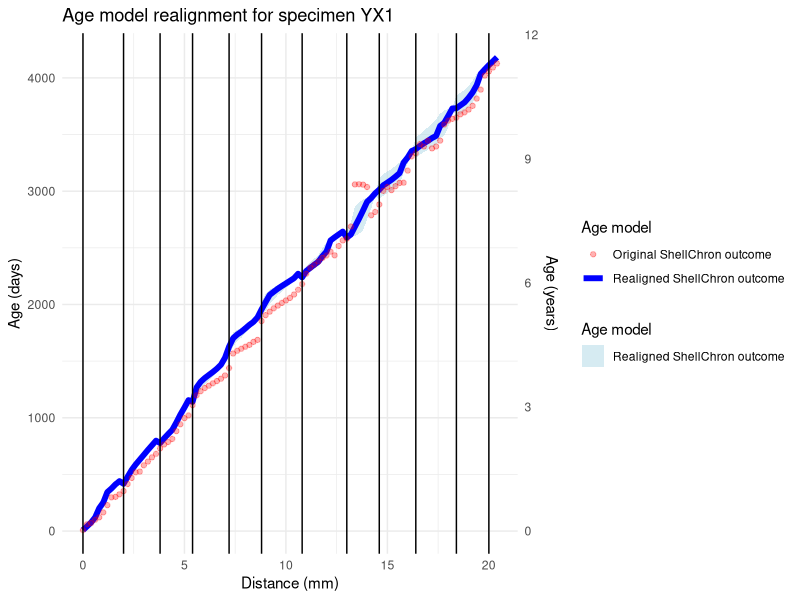
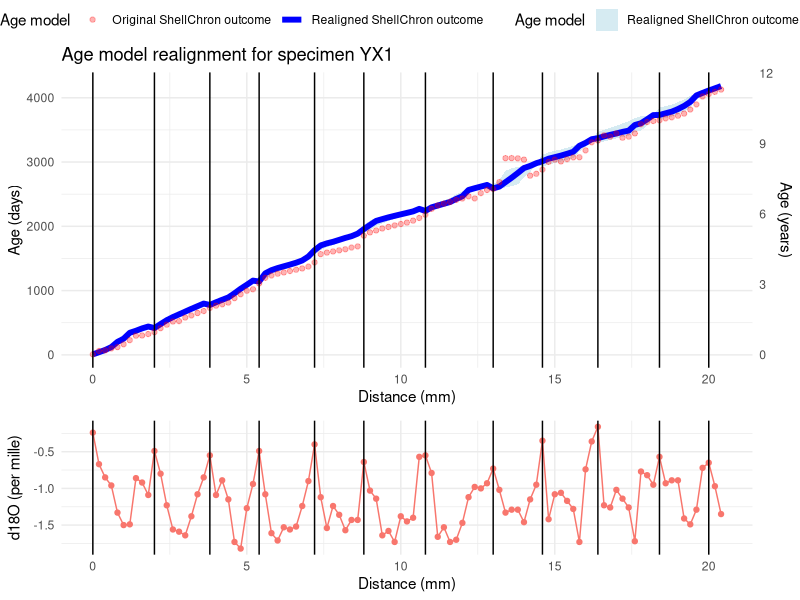
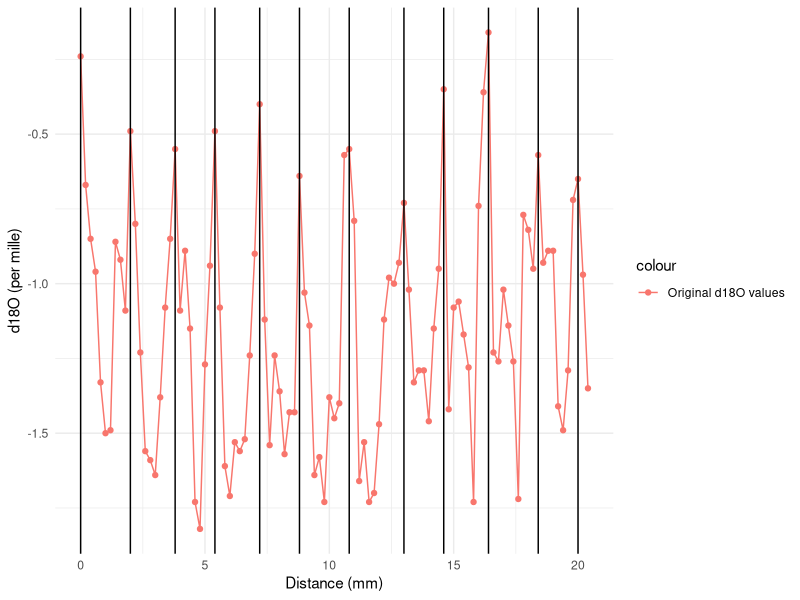

Source code (R) for these figures, in order:
# Script to post process ShellChron results and avoid negative time jumps and missed years due to low growth rate estimates
# by Niels J. de Winter
# Project "Pseudo_tridacna_ShellChron_Han_Tao.Rproj"
# Example for specimen YX1 (similar routine applied to specimen A5)

require(tidyverse)
require(ggpubr)

# Load data
dat <- read.csv("YX1/YX1.csv") # Original d18O data with year markers
age_model_results <- read.csv("YX1/Age_model_results.csv") # Results in terms of age (DOY)
Growth_rate_results <- read.csv("YX1/Growth_rate_results.csv") # Results in terms of growth rate (um/day)

# Combine relevant data into one dataframe and replace NAs with 0
merged_dat <- select(dat, D, d18Oc, YEARMARKER) |>
mutate(
    mean.day = replace(age_model_results$mean.day, is.na(age_model_results$mean.day), 0),
    se.day = replace(age_model_results$se.day, is.na(age_model_results$se.day), 0),
    mean.GR = replace(Growth_rate_results$mean.GR, is.na(Growth_rate_results$mean.GR), 0) / 1000,
    se.GR = replace(Growth_rate_results$se.GR, is.na(Growth_rate_results$se.GR), 0) / 1000,
    year = cumsum(dat$YEARMARKER) # Add year labels
)

# Construct new age-distance model using relative growth rate per datapoint
Days_tot <- 365 # Assume no growth stops (365 days per year recorded, the growth slowdowns are covered by the increments with slow growth rate < 1 um/day)

# Simulate 3000 iterations of time-distance model sampling growth rates and man ages from normal uncertainty distribution.
N = 3000

# Create matrix to store all simulated age models
simulated_age_models <- matrix(NA, nrow = nrow(merged_dat), ncol = N)

for(i in 1:N){
    print(paste0("Simulating age model iteration ", i, " of ", N)) # Progress indicator
    # Loop through growth years
    for(year in 1:(max(merged_dat$year) - 1)){
        # Find distance steps
        D_diff <- diff(
            merged_dat$D[
                which(merged_dat$YEARMARKER == 1 & merged_dat$year == year) :
                which(merged_dat$YEARMARKER == 1 & merged_dat$year == year + 1)
            ]
        )
        # Sample growth rates from normal distribution, but prevent negative growth rates
        GR_sampled <- rnorm(
            n = length(D_diff),
            mean = merged_dat$mean.GR[which(merged_dat$year == year)],
            sd = merged_dat$se.GR[which(merged_dat$year == year)]
        )
        GR_sampled[which(GR_sampled < 0)] <- 0
        GR_sampled[which((GR_sampled < 0.001) & (GR_sampled > 0))] <- 0.001 # Cap minimum non-zero growth rate to prevent very small GR numbers (and very large numbers of days) for intervals with very limited growth
        first_sample_time <- rnorm( # Sample first time point from normal distribution
            n = 1,
            mean = merged_dat$mean.day[1],
            sd = merged_dat$se.day[1]
        )
        Times <- D_diff / GR_sampled # Calculate time steps
        Times[which(Times == Inf)] <- 0 # Handle growth stops
        Times_days <- first_sample_time + Times * Days_tot / (sum(Times) + first_sample_time) # Convert time steps to total number of days
        Times_days_cum <- cumsum(Times_days) # Find cumulative time steps
        if(year == 1){
            simulated_age_models[which(merged_dat$year == year), i] <- Times_days_cum
        } else {
            simulated_age_models[which(merged_dat$year == year), i] <- Times_days_cum + 365 * (year - 1)
        }
    }
    # Fill in last year
    last_year <- max(merged_dat$year) # Isolate last year
    Times_last <- diff( # Find steps in time domain for last year
        merged_dat$mean.day[
            (which(merged_dat$YEARMARKER == 1 & merged_dat$year == last_year) - 1) :
            nrow(merged_dat)
        ]
    )
    simulated_age_models[which(merged_dat$year == last_year), i] <-
        simulated_age_models[which(merged_dat$YEARMARKER == 1 & merged_dat$year == last_year) - 1, i] +
        cumsum(Times_last) # Add time values for last year based on original time steps
}

# Calculate median and 95% confidence intervals of simulated age models
merged_dat$day_new <- apply(simulated_age_models, 1, mean)
merged_dat$day_new_lower <- apply(simulated_age_models, 1, quantile, probs = 0.025)
merged_dat$day_new_upper <- apply(simulated_age_models, 1, quantile, probs = 0.975)

# Export results
write.csv(merged_dat, "YX1/Realigned_age_model_results_MC.csv", row.names = FALSE)
write.csv(simulated_age_models, "YX1/Realigned_age_model_simulations.csv", row.names = FALSE)

# Plot resulting distance-time relationship
Age_model_plot <- ggplot(merged_dat) +
geom_ribbon( # Plot uncertainty ribbon
    aes(
        x = D,
        ymin = day_new_lower,
        ymax = day_new_upper,
        fill = "Realigned ShellChron outcome"
    ),
    alpha = 0.5
) +
geom_line( # Plot realigned results
    aes(
        x = D,
        y = day_new,
        color = "Realigned ShellChron outcome"
    ),
    linewidth = 2
) +
geom_point( # Plot old results
    aes(
        x = D,
        y = mean.day,
        color = "Original ShellChron outcome"
    ),
    alpha = 0.3
) +
geom_vline( # Plot position of year markers
    xintercept = merged_dat$D[which(merged_dat$YEARMARKER == 1)]
) +
scale_x_continuous("Distance (mm)") +
scale_y_continuous(
    "Age (days)",
    sec.axis = sec_axis(
        trans = ~. / 365,
        name = "Age (years)"
    )
) +
scale_color_manual(
    name = "Age model",
    values = c(
        "Realigned ShellChron outcome" = "blue",
        "Original ShellChron outcome" = "red"
    )
) +
scale_fill_manual(
    name = "Age model",
    values = c(
        "Realigned ShellChron outcome" = "lightblue"
    )
) +
ggtitle("Age model realignment for specimen YX1") +
theme_minimal()

# Add original isotope plot
d18O_plot <- ggplot(merged_dat) +
geom_point( # Plot old results
    aes(
        x = D,
        y = d18Oc,
        color = "Original d18O values"
    )
) +
geom_line( # Plot old results
    aes(
        x = D,
        y = d18Oc,
        color = "Original d18O values"
    )
) +
geom_vline( # Plot position of year markers
    xintercept = merged_dat$D[which(merged_dat$YEARMARKER == 1)]
) +
scale_x_continuous("Distance (mm)") +
scale_y_continuous("d18O (per mille)") +
theme_minimal()

# Combine plots
Age_model_update_combined <- ggarrange(
    Age_model_plot,
    d18O_plot,
    common.legend = TRUE,
    ncol = 1,
    heights = c(2, 1),
    align = "v"
)
